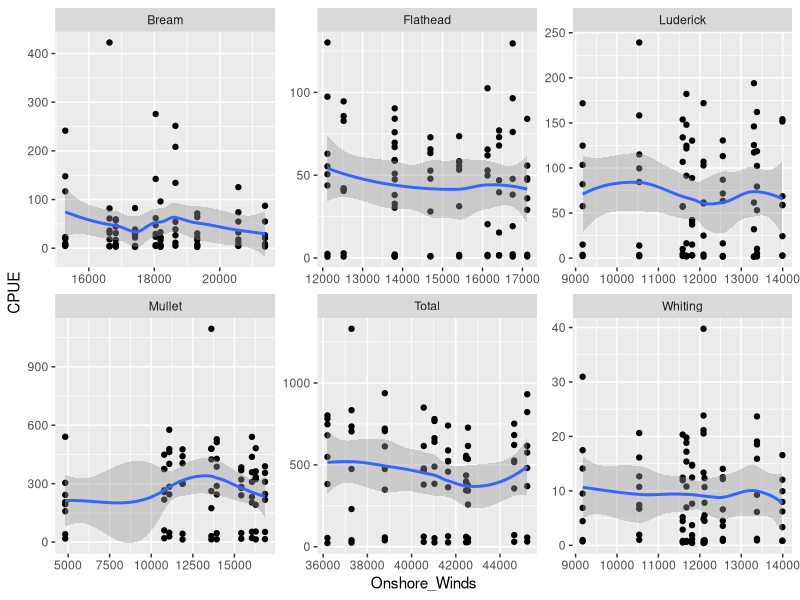
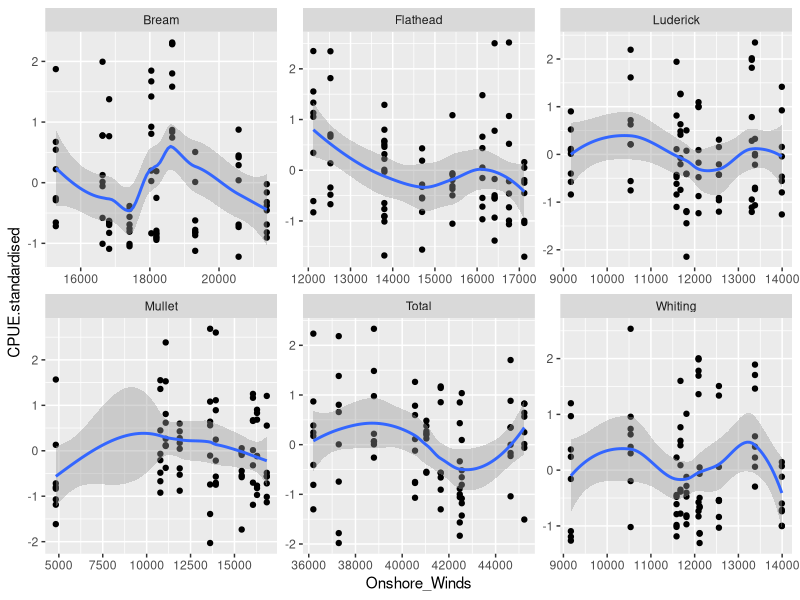
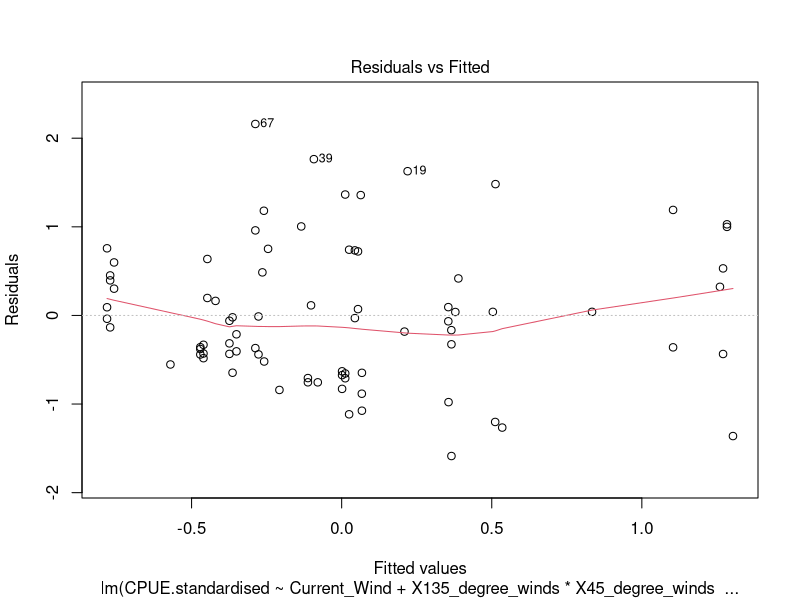
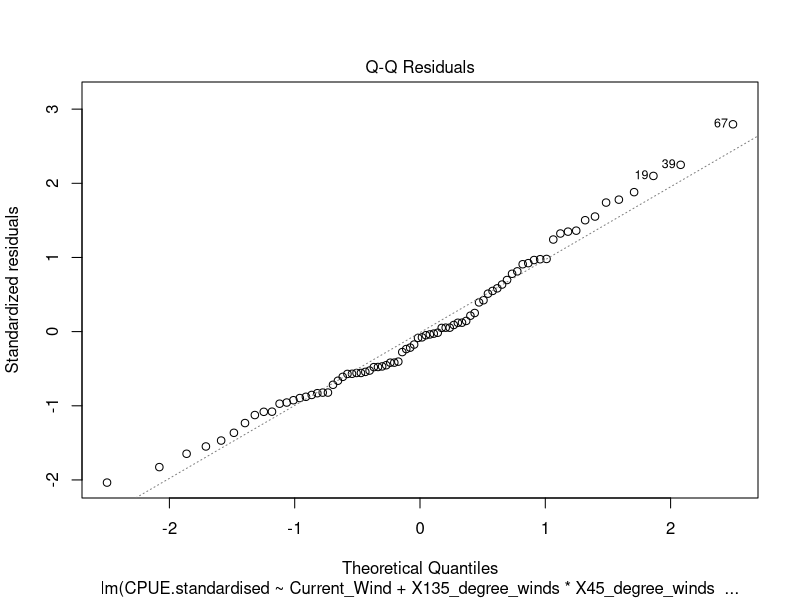
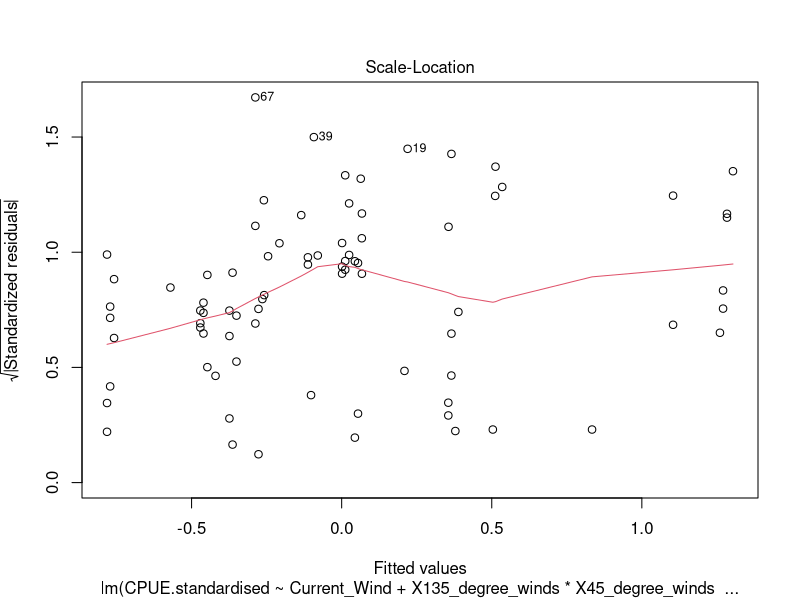
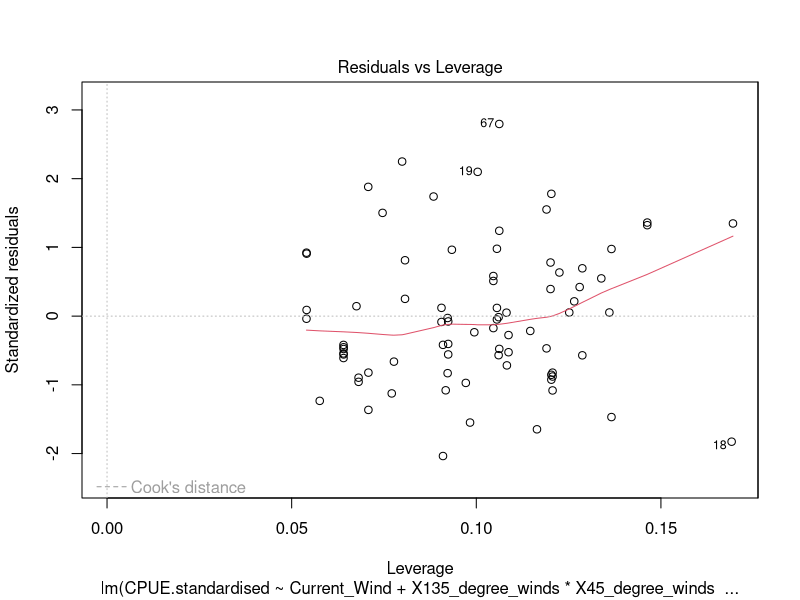
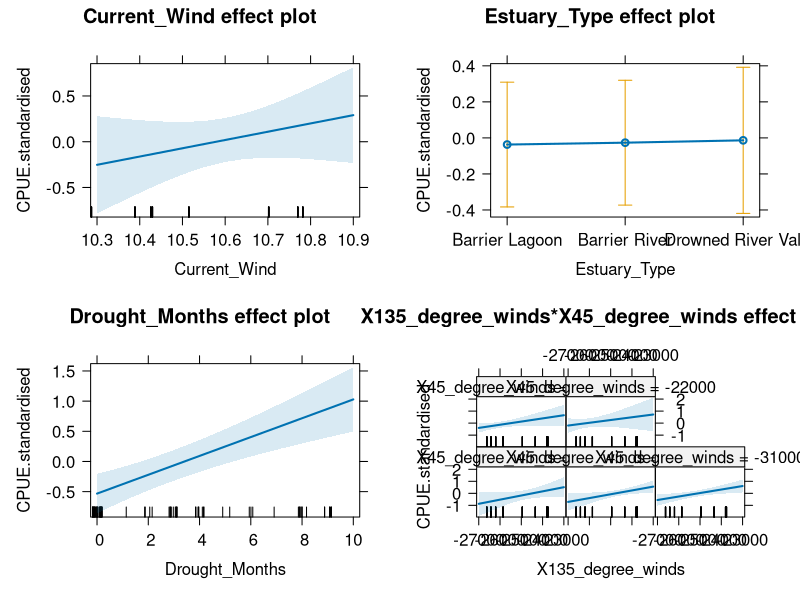
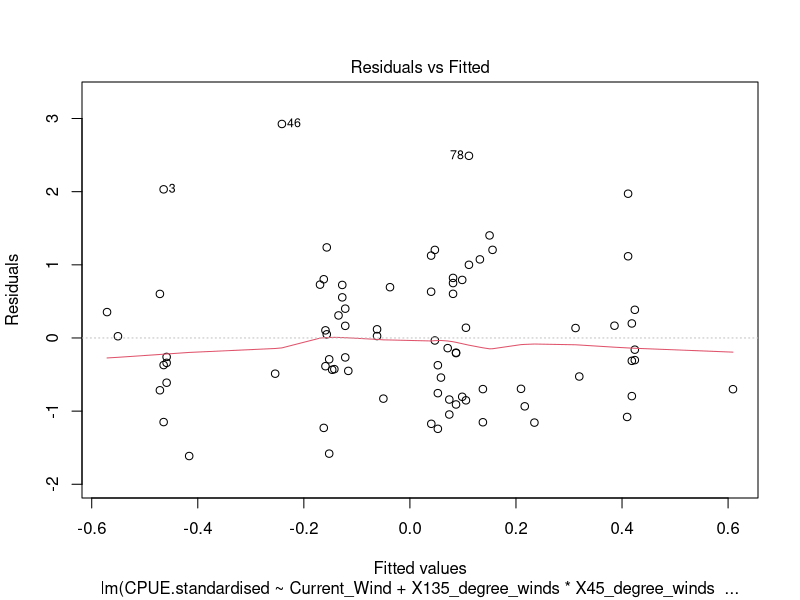

Recreate these plots in R, in order. (Note: this script raises an error after producing the figures.)
# modelling

library(ggplot2)

mydata <- read.csv("Full_Data_Modelling.csv", header = T)

p1 <- ggplot(mydata, aes(x = Onshore_Winds, y = CPUE)) + geom_point() +
  facet_wrap(~Species, scales = "free") + geom_smooth()
p1
# 
# bream <- subset(mydata, Species == "Bream")
# 
# m1 <- lm(log(CPUE)~ Onshore_Winds + Current_Wind + X135_degree_winds, data = bream)
# plot(m1)
# summary(m1)
# anova(m1)
# 
# total <- subset(mydata, Species == "Total")
# 
# m1 <- lm(log(CPUE)~ Onshore_Winds + Current_Wind + X135_degree_winds, data = total)
# plot(m1)
# summary(m1)
# anova(m1)

# Standardise CPUE for each species in each estuary
library(dplyr)
my.df <-  mydata %>% group_by(Estuary, Species) %>% mutate(CPUE.standardised = as.numeric(scale(CPUE)))
my.df

p1 <- ggplot(my.df, aes(x = Onshore_Winds, y = CPUE.standardised)) + geom_point() +
  facet_wrap(~Species, scales = "free") + geom_smooth()
p1

library(effects)

bream <- subset(my.df, Species == "Bream")

m1 <- lm(CPUE.standardised~ Current_Wind + X135_degree_winds * X45_degree_winds + Estuary_Type + Drought_Months, data = bream)
plot(m1)
summary(m1)
anova(m1)

plot(allEffects(m1))

mullet <- subset(my.df, Species == "Mullet")

m2 <- lm(CPUE.standardised~ Current_Wind + X135_degree_winds * X45_degree_winds + Estuary_Type + Drought_Months, data = mullet)
plot(m2)
summary(m2)
anova(m2)

plot(allEffects(m2))

flathead <- subset(my.df, Species == "Flathead")

m3 <- lm(CPUE.standardised~ Current_Wind + X135_degree_winds * X45_degree_winds + Estuary_Type + Drought_Months, data = flathead)
plot(m3)
summary(m3)
anova(m3)

plot(allEffects(m3))

luderick <- subset(my.df, Species == "Luderick")

m4 <- lm(CPUE.standardised~ Current_Wind + X135_degree_winds * X45_degree_winds + Estuary_Type + Drought_Months, data = luderick)
plot(m4)
summary(m4)
anova(m4)

plot(allEffects(m4))

whiting <- subset(my.df, Species == "Whiting")

m5 <- lm(CPUE.standardised~ Current_Wind + X135_degree_winds * X45_degree_winds + Estuary_Type + Drought_Months, data = whiting)
plot(m5)
summary(m5)
anova(m5)

plot(allEffects(m5))

total <- subset(my.df, Species == "Total")

m6 <- lm(CPUE.standardised~ Current_Wind + X135_degree_winds * X45_degree_winds + Estuary_Type + Drought_Months, data = total)
plot(m6)
summary(m6)
anova(m6)

plot(allEffects(m6))

### Normalise Winds
my.df <-  my.df %>% mutate(X45_degree_winds.standardised = as.numeric(scale(X45_degree_winds)),
                                   X135_degree_winds.standardised = as.numeric(scale(X135_degree_winds)))

bream <- subset(my.df, Species == "Bream")

m1 <- lm(CPUE.standardised~ Current_Wind + X135_degree_winds.standardised * X45_degree_winds.standardised + 
           Estuary_Type + Drought_Months, data = bream)
plot(m1)
summary(m1)
anova(m1)

plot(allEffects(m1))

mullet <- subset(my.df, Species == "Mullet")

m2 <- lm(CPUE.standardised~ Current_Wind + X135_degree_winds.standardised * X45_degree_winds.standardised + 
           Drought_Months+Estuary_Type, data = mullet)
plot(m2)
summary(m2)
anova(m2)

plot(allEffects(m2))

flathead <- subset(my.df, Species == "Flathead")

m3 <- lm(CPUE.standardised~ Current_Wind + X135_degree_winds.standardised * X45_degree_winds.standardised + 
           Estuary_Type + Drought_Months, data = flathead)
plot(m3)
summary(m3)
anova(m3)

plot(allEffects(m3))

luderick <- subset(my.df, Species == "Luderick")

m4 <- lm(CPUE.standardised~ Current_Wind + X135_degree_winds.standardised * X45_degree_winds.standardised + 
           Estuary_Type + Drought_Months, data = luderick)
plot(m4)
summary(m4)
anova(m4)

plot(allEffects(m4))

whiting <- subset(my.df, Species == "Whiting")

m5 <- lm(CPUE.standardised~ Current_Wind + X135_degree_winds.standardised * X45_degree_winds.standardised + 
           Estuary_Type + Drought_Months, data = whiting)
plot(m5)
summary(m5)
anova(m5)

plot(allEffects(m5))

total <- subset(my.df, Species == "Total")

m6 <- lm(CPUE.standardised~ Current_Wind + X135_degree_winds.standardised * X45_degree_winds.standardised + 
           Estuary_Type + Drought_Months, data = total)
plot(m6)
summary(m6)
anova(m6)

plot(allEffects(m6))



### Try random effect of estuary

library(lme4)
library(lmerTest)
bream <- subset(my.df, Species == "Bream")

m1 <- lmer(CPUE.standardised~ Current_Wind + X135_degree_winds.standardised * X45_degree_winds.standardised + 
           Estuary_Type + Drought_Months +
           (1|Estuary), data = bream)
plot(m1)
summary(m1)
anova(m1) # bream increase with SE Winds

plot(allEffects(m1))

mullet <- subset(my.df, Species == "Mullet")

m2 <- lmer(CPUE.standardised~  X135_degree_winds.standardised * X45_degree_winds.standardised + 
           Estuary_Type * Drought_Months +
           (1|Estuary), data = mullet)

#m2 <- glmer.nb(CPUE~ Current_Wind + X135_degree_winds.standardised * X45_degree_winds.standardised + 
#                 Estuary_Type * Drought_Months +
#                 (1|Estuary), data = mullet)

plot(m2)
summary(m2)
anova(m2) # No effects from mullet

plot(allEffects(m2))

flathead <- subset(my.df, Species == "Flathead")

m3 <- lmer(CPUE.standardised~  X135_degree_winds.standardised * X45_degree_winds.standardised + 
           Estuary_Type * Drought_Months +
           (1|Estuary), data = flathead)
plot(m3)
summary(m3)
anova(m3) # No effects for Flathead

plot(allEffects(m3))

luderick <- subset(my.df, Species == "Luderick")

m4 <- lmer(CPUE.standardised~ Current_Wind + X135_degree_winds.standardised * X45_degree_winds.standardised + 
           Estuary_Type + Drought_Months +
           (1|Estuary), data = luderick)
plot(m4)
summary(m4)
anova(m4)

plot(allEffects(m4)) # weak evidence for an interaction between NE and SE Winds
plot(Effect(c("SE_Winds.standardised","NE_Winds.standardised"), fit2))

whiting <- subset(my.df, Species == "Whiting")

m5 <- lmer(CPUE.standardised~ Current_Wind + X135_degree_winds.standardised * X45_degree_winds.standardised + 
           Estuary_Type * Drought_Months +
           (1|Estuary), data = whiting)
plot(m5)
summary(m5)
anova(m5) # drought increases catch of Whiting, no wind effects

plot(allEffects(m5))

total <- subset(my.df, Species == "Total")
str(total)

m6 <- lmer(CPUE.standardised~ Current_Wind + X135_degree_winds.standardised * X45_degree_winds.standardised +
             Drought_Months * Estuary_Type +
             (1|Estuary), data = total) # no change if other drought factors included instead
plot(m6)
summary(m6)
anova(m6)
plot(allEffects(m6)) # No effects for total CPUE
